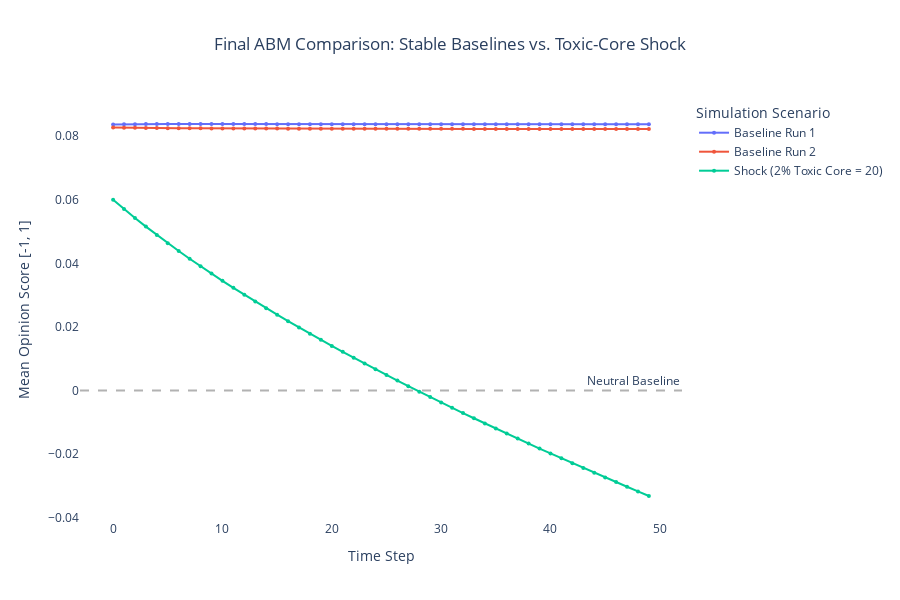

This figure's notebook cell:
### Markdown cell above
## 6. Final Simulation Experiment: Baseline Stability + Shock Scenario

To evaluate both stochastic stability and the impact of a toxic minority, we run three simulations:

1. **Baseline Run 1** - no influencers  
2. **Baseline Run 2** - identical parameters, new random seed  
3. **Shock Scenario** - 2% toxic core fixed at −0.99  

All three runs are visualized together to show how baseline dynamics compare to a radicalizing external shock.

### Code cell
# Final Simulations: two baselines + shock scenario 

# Baseline Run 1: default dynamics with no fixed influencers.
model_base1 = OpinionDriftModel(
    N=N_AGENTS_TOTAL,
    N_steps=N_STEPS_TOTAL,
    alpha=ALPHA_BASE,
    N_neighbors=5,
    n_influencers=0
)
results_base1 = model_base1.run_simulation()
results_base1["Scenario"] = "Baseline Run 1"


# Baseline Run 2: same parameters, new random initialization.
# Used to check whether stochasticity changes the trajectory.
model_base2 = OpinionDriftModel(
    N=N_AGENTS_TOTAL,
    N_steps=N_STEPS_TOTAL,
    alpha=ALPHA_BASE,
    N_neighbors=5,
    n_influencers=0
)
results_base2 = model_base2.run_simulation()
results_base2["Scenario"] = "Baseline Run 2"


# Shock Scenario: introduces a small fixed “toxic core” (2%).
# These agents stay at −0.99 and exert constant negative pressure.
model_shock = OpinionDriftModel(
    N=N_AGENTS_TOTAL,
    N_steps=N_STEPS_TOTAL,
    alpha=ALPHA_BASE,
    N_neighbors=5,
    n_influencers=INFLUENCER_COUNT
)
results_shock = model_shock.run_simulation()
results_shock["Scenario"] = f"Shock (2% Toxic Core = {INFLUENCER_COUNT})"


# Combine all runs into one dataframe for plotting.
df_final = pd.concat([results_base1, results_base2, results_shock], ignore_index=True)


#  Visualization: compare opinion trajectories across scenarios 
fig = px.line(
    df_final,
    x='Step',
    y='mean_opinion',
    color='Scenario',
    title="Final ABM Comparison: Stable Baselines vs. Toxic-Core Shock",
    labels={'mean_opinion': 'Mean Opinion Score [-1, 1]', 'Step': 'Time Step'},
    height=600
)

# Add neutral reference line.
fig.add_hline(
    y=0,
    line_dash="dash",
    line_color="grey",
    opacity=0.6,
    annotation_text="Neutral Baseline"
)


fig.update_layout(
    title_x=0.5,
    legend_title="Simulation Scenario",
    plot_bgcolor="white"
)
fig.update_traces(mode="lines+markers", marker_size=4)

fig.show()

### Figure 1 — Plotly figure (JSON) as saved in the notebook; plotly's stock layout.template omitted (floating-point values rounded to 4 significant figures)
{"data": [{"hovertemplate": "Scenario=Baseline Run 1<br>Time Step=%{x}<br>Mean Opinion Score [-1, 1]=%{y}<extra></extra>", "legendgroup": "Baseline Run 1", "line": {"color": "#636efa", "dash": "solid"}, "marker": {"size": 4, "symbol": "circle"}, "mode": "lines+markers", "name": "Baseline Run 1", "orientation": "v", "showlegend": true, "type": "scatter", "x": [0, 1, 2, 3, 4, 5, 6, 7, 8, 9, 10, 11, 12, 13, 14, 15, 16, 17, 18, 19, 20, 21, 22, 23, 24, 25, 26, 27, 28, 29, 30, 31, 32, 33, 34, 35, 36, 37, 38, 39, 40, 41, 42, 43, 44, 45, 46, 47, 48, 49], "xaxis": "x", "y": [0.08361, 0.08368, 0.08373, 0.08376, 0.08377, 0.08378, 0.08378, 0.08378, 0.08378, 0.08377, 0.08377, 0.08376, 0.08376, 0.08375, 0.08375, 0.08374, 0.08374, 0.08374, 0.08373, 0.08373, 0.08373, 0.08373, 0.08372, 0.08372, 0.08372, 0.08372, 0.08372, 0.08371, 0.08371, 0.08371, 0.08371, 0.08371, 0.08371, 0.08371, 0.08371, 0.08371, 0.08371, 0.0837, 0.0837, 0.0837, 0.0837, 0.0837, 0.0837, 0.0837, 0.0837, 0.0837, 0.0837, 0.0837, 0.0837, 0.0837], "yaxis": "y"}, {"hovertemplate": "Scenario=Baseline Run 2<br>Time Step=%{x}<br>Mean Opinion Score [-1, 1]=%{y}<extra></extra>", "legendgroup": "Baseline Run 2", "line": {"color": "#EF553B", "dash": "solid"}, "marker": {"size": 4, "symbol": "circle"}, "mode": "lines+markers", "name": "Baseline Run 2", "orientation": "v", "showlegend": true, "type": "scatter", "x": [0, 1, 2, 3, 4, 5, 6, 7, 8, 9, 10, 11, 12, 13, 14, 15, 16, 17, 18, 19, 20, 21, 22, 23, 24, 25, 26, 27, 28, 29, 30, 31, 32, 33, 34, 35, 36, 37, 38, 39, 40, 41, 42, 43, 44, 45, 46, 47, 48, 49], "xaxis": "x", "y": [0.08272, 0.08264, 0.08258, 0.08253, 0.0825, 0.08247, 0.08245, 0.08243, 0.08241, 0.0824, 0.08238, 0.08237, 0.08236, 0.08235, 0.08234, 0.08234, 0.08233, 0.08232, 0.08232, 0.08231, 0.0823, 0.0823, 0.08229, 0.08229, 0.08228, 0.08228, 0.08228, 0.08227, 0.08227, 0.08226, 0.08226, 0.08226, 0.08225, 0.08225, 0.08225, 0.08225, 0.08224, 0.08224, 0.08224, 0.08223, 0.08223, 0.08223, 0.08223, 0.08222, 0.08222, 0.08222, 0.08222, 0.08222, 0.08221, 0.08221], "yaxis": "y"}, {"hovertemplate": "Scenario=Shock (2% Toxic Core = 20)<br>Time Step=%{x}<br>Mean Opinion Score [-1, 1]=%{y}<extra></extra>", "legendgroup": "Shock (2% Toxic Core = 20)", "line": {"color": "#00cc96", "dash": "solid"}, "marker": {"size": 4, "symbol": "circle"}, "mode": "lines+markers", "name": "Shock (2% Toxic Core = 20)", "orientation": "v", "showlegend": true, "type": "scatter", "x": [0, 1, 2, 3, 4, 5, 6, 7, 8, 9, 10, 11, 12, 13, 14, 15, 16, 17, 18, 19, 20, 21, 22, 23, 24, 25, 26, 27, 28, 29, 30, 31, 32, 33, 34, 35, 36, 37, 38, 39, 40, 41, 42, 43, 44, 45, 46, 47, 48, 49], "xaxis": "x", "y": [0.06001, 0.05708, 0.05426, 0.05154, 0.0489, 0.04635, 0.04386, 0.04144, 0.03908, 0.03677, 0.03451, 0.0323, 0.03013, 0.028, 0.02591, 0.02385, 0.02183, 0.01984, 0.01788, 0.01595, 0.01405, 0.01217, 0.01032, 0.008493, 0.006687, 0.004903, 0.00314, 0.001397, -0.0003273, -0.002033, -0.003721, -0.005392, -0.007046, -0.008685, -0.01031, -0.01192, -0.01351, -0.01509, -0.01666, -0.01821, -0.01975, -0.02128, -0.0228, -0.02431, -0.0258, -0.02729, -0.02876, -0.03022, -0.03168, -0.03312], "yaxis": "y"}], "layout": {"annotations": [{"showarrow": false, "text": "Neutral Baseline", "x": 1, "xanchor": "right", "xref": "x domain", "y": 0, "yanchor": "bottom", "yref": "y"}], "height": 600, "legend": {"title": {"text": "Simulation Scenario"}, "tracegroupgap": 0}, "plot_bgcolor": "white", "shapes": [{"line": {"color": "grey", "dash": "dash"}, "opacity": 0.6, "type": "line", "x0": 0, "x1": 1, "xref": "x domain", "y0": 0, "y1": 0, "yref": "y"}], "title": {"text": "Final ABM Comparison: Stable Baselines vs. Toxic-Core Shock", "x": 0.5}, "xaxis": {"anchor": "y", "domain": [0, 1], "title": {"text": "Time Step"}}, "yaxis": {"anchor": "x", "domain": [0, 1], "title": {"text": "Mean Opinion Score [-1, 1]"}}}}
